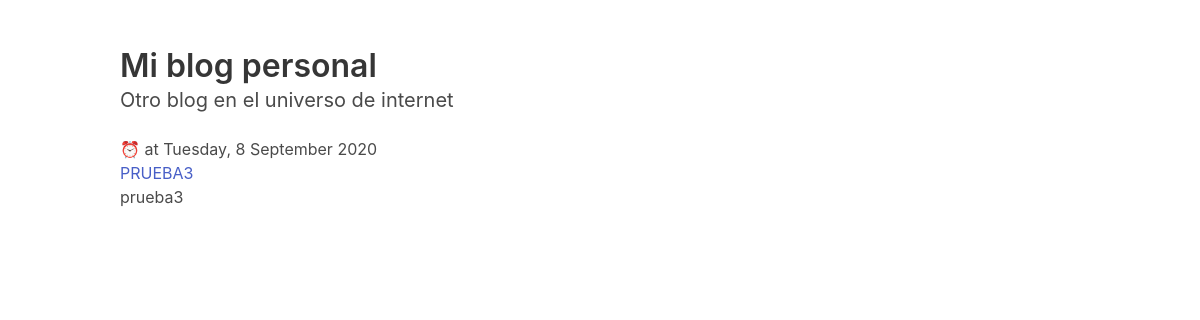
The page /blog/prueba3/ on the database its author committed.
### blog/models.py (models this page shows, shortened)
class Post(models.Model):
  auhor = models.ForeignKey(User, on_delete=models.CASCADE)
  title = models.CharField(max_length=200)
  slug = models.CharField(max_length=300)
  text = models.TextField()
  created_date = models.DateTimeField(default=timezone.now)
  published_date = models.DateTimeField(null=True, blank=True)

### blog/views.py (the view)
# urls.py: path('', BlogDetailView.as_view()) #Vista detalle, blog/id:
class BlogDetailView(View):
    def get(self, request, post_slug, **kwargs):
        post = Post.objects.get(slug=post_slug)
        return render(
            request,
            'blog/detail.html',
            {'post': post}
        )

### templates/blog/detail.html (shortened to what this page needs)
{% extends "blog/base.html" %}
{% block content %}
<div>
	<p>⏰ {{ post.author.username }} at {{ post.published_date|date:"l, j F Y" }}</p>
	<h2><a href="{% url 'blog.post_detail' post_slug=post.slug %}">{{ post.title|upper }}</a></h2>
	<p>{{ post.text }}</p>
</div>
{% endblock %}

### rows shown on the page
Post: published_date "Tuesday, 8 September 2020", title "PRUEBA3", text "prueba3"
